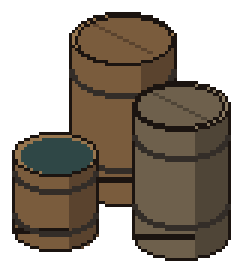
#> input picture art/source/ba-dan-market-g/blockouts/barrels.png, 84 x 92 px (shown 3 times larger); its folder holds only this picture in this run
$ python blockout.py
#> lines starting #> are read from the running program, lines starting #| are printed output that depends on the picture
"""2:1 oblique construction blockouts for the Ba Dan market objects, drawn at an exact game size.

Why: the image generator will not shrink or re-project an object on request (2026-10-13 trials), but
PixelLab's Pro Flash edit keeps the shapes it is given and redraws their surface in the hand Kaya's G
sheet came from. So the size, the 2:1 axis, the construction and the arrangement are decided here, by
measurement, and the generator only renders.

Units: every length below is in **screen px at the game camera**, against an adult H = 89 (Kaya's idle
stands 158 PixelLab px, drawn at 0.5625 screen px per PixelLab px). Each object has a grain `f`: the
screen px one of its PixelLab px becomes. f = 0.5625 is the characters' own grain; the 2x1 tables use
f = 0.62 because Pro Flash edits at most 256 px wide and a table of brief length does not fit at 0.5625
(the 10% coarser source pixel is below one screen pixel either way).

Ground axes: +a runs down-right at 26.57 deg (2:1), +b runs down-left; a length along either axis is a
screen length. z is straight up the screen, unforeshortened, as the oblique camera draws uprights.
Light: one warm key from the upper left, so tops are lightest, +b faces (lower left) are mid, +a faces
(lower right) are darkest. Contour #1b1410, 1 source px.

    python3 -I art/source/ba-dan-market-g/tools/blockout.py   # writes blockouts/*.png
"""
import math, pathlib, random
from PIL import Image, ImageDraw

ROOT = pathlib.Path(__file__).resolve().parent.parent
OUT = ROOT / "blockouts"
H_ADULT = 89
LINE = (27, 20, 16, 255)
AX = (2 / math.sqrt(5), 1 / math.sqrt(5))
AY = (-2 / math.sqrt(5), 1 / math.sqrt(5))


def rgb(h):
    h = h.lstrip("#")
    return tuple(int(h[i:i + 2], 16) for i in (0, 2, 4)) + (255,)


# three tones each: lit top, +b face, +a face (or lit, mid, shade)
WOOD = [rgb("#97764f"), rgb("#7a5c3d"), rgb("#5a432e")]
WOOD_OLD = [rgb("#8a7a62"), rgb("#6e604c"), rgb("#4f4537")]
WOOD_DARK = [rgb("#7b5e40"), rgb("#634a33"), rgb("#4a3726")]
WICKER = [rgb("#b08d5c"), rgb("#8c6c44"), rgb("#644b30")]
WICKER_IN = rgb("#4e3a26")
CLAY = [rgb("#b47a56"), rgb("#93603f"), rgb("#6c432c")]
CLAY_PALE = [rgb("#c4a47e"), rgb("#a2845f"), rgb("#7a6146")]
GLAZE = [rgb("#5f7468"), rgb("#4a5c52"), rgb("#36443d")]
SACK = [rgb("#b9a27c"), rgb("#9a845f"), rgb("#736146")]
CLOTH = [rgb("#8f5b46"), rgb("#744736"), rgb("#563428")]
CLOTH_BLUE = [rgb("#5d6b7a"), rgb("#4a5663"), rgb("#36404b")]
LEATHER = [rgb("#8a6440"), rgb("#6e4e31"), rgb("#4f3823")]
ROPE = rgb("#9c8462")
RED = [rgb("#a8443a"), rgb("#7a2e28")]
YGREEN = [rgb("#9a9a4c"), rgb("#6e7034")]
ORANGE = [rgb("#c07a3a"), rgb("#8c5426")]
PURPLE = [rgb("#6e4a5e"), rgb("#4c3242")]
PEPPER = [rgb("#b24030"), rgb("#7c2a20")]
GRAIN = [rgb("#c8b07a"), rgb("#a58e5c")]
BEANS = [rgb("#7a5a3c"), rgb("#56402a")]
LEAF = [rgb("#6f8a4a"), rgb("#4f6634")]


class Canvas:
    def __init__(self, w, h, f, anchor):
        """w, h in source px; anchor: the screen point (source px) where ground (0, 0, 0) is drawn."""
        self.im = Image.new("RGBA", (w, h), (0, 0, 0, 0))
        self.d = ImageDraw.Draw(self.im)
        self.f = f
        self.ox, self.oy = anchor

    def s(self, v):
        return v / self.f

    def p(self, a, b, z=0.0):
        k = 1 / self.f
        return (self.ox + (a * AX[0] + b * AY[0]) * k, self.oy + (a * AX[1] + b * AY[1] - z) * k)

    def poly(self, pts, fill, line=True):
        self.d.polygon(pts, fill=fill, outline=LINE if line else None)

    def box(self, a0, a1, b0, b1, z0, z1, tones, line=True):
        top, left, right = tones
        p = self.p
        self.poly([p(a0, b1, z0), p(a1, b1, z0), p(a1, b1, z1), p(a0, b1, z1)], left, line)
        self.poly([p(a1, b0, z0), p(a1, b1, z0), p(a1, b1, z1), p(a1, b0, z1)], right, line)
        self.poly([p(a0, b0, z1), p(a1, b0, z1), p(a1, b1, z1), p(a0, b1, z1)], top, line)

    def seam(self, a0, b0, a1, b1, z, color):
        self.d.line([self.p(a0, b0, z), self.p(a1, b1, z)], fill=color)

    def ell(self, a, b, z, w, fill, line=True, squash=0.5):
        x, y = self.p(a, b, z)
        r = self.s(w) / 2
        self.d.ellipse([x - r, y - r * squash, x + r, y + r * squash], fill=fill, outline=LINE if line else None)

    def fruit(self, x, y, w, tones):
        """One fruit centred on source point (x, y), w screen px across: shade disc, lit disc up-left. No glint."""
        r = self.s(w) / 2
        self.d.ellipse([x - r, y - r, x + r, y + r], fill=tones[1], outline=LINE)
        self.d.ellipse([x - r + 1, y - r + 1, x + r * 0.35, y + r * 0.35], fill=tones[0])

    def cylinder(self, a, b, z, w, h, tones, top=None):
        """A round thing standing upright: front half of the wall, then the top ellipse."""
        x, y = self.p(a, b, z)
        r, hh = self.s(w) / 2, self.s(h)
        self.d.rectangle([x - r, y - hh, x + r, y], fill=tones[1])
        self.d.chord([x - r, y - r / 2, x + r, y + r / 2], 0, 180, fill=tones[1], outline=LINE)
        # the shaded right third of the wall follows the curve of the base
        shade = [(x + r * 0.35, y - hh), (x + r, y - hh), (x + r, y)]
        shade += [(x + r * math.cos(t), y + r / 2 * math.sin(t)) for t in [i * 0.15 for i in range(0, 9)]]
        self.d.polygon(shade, fill=tones[2])
        self.d.arc([x - r, y - r / 2, x + r, y + r / 2], 0, 180, fill=LINE)
        self.d.line([(x - r, y - hh), (x - r, y)], fill=LINE)
        self.d.line([(x + r, y - hh), (x + r, y)], fill=LINE)
        self.ell(a, b, z + h, w, top or tones[0])

    def basket(self, a, b, z, w, h, fruit, n, fw, seed=1, heap=1.0, handle=False):
        """A round woven basket w across and h deep with n fruit fw across heaped above the rim."""
        self.cylinder(a, b, z, w, h, WICKER, top=WICKER[0])
        self.ell(a, b, z + h, w - 3, WICKER_IN, line=False)
        x0, y0 = self.p(a, b, z + h)
        rnd = random.Random(seed)
        R = self.s(w) / 2 - self.s(fw) / 2 - 1
        spots = []
        for _ in range(n):
            ang, rad = rnd.random() * 2 * math.pi, R * math.sqrt(rnd.random())
            dx, dy = rad * math.cos(ang), rad * math.sin(ang) / 2
            lift = (1 - rad / max(R, 1)) * self.s(fw) * 0.9 * heap
            spots.append((dy, dx, lift))
        for dy, dx, lift in sorted(spots):
            self.fruit(x0 + dx, y0 + dy - lift, fw, fruit)
        if handle:
            r = self.s(w) / 2
            self.d.arc([x0 - r * 0.8, y0 - r * 1.1, x0 + r * 0.8, y0 + r * 0.5], 180, 360, fill=LINE, width=2)
            self.d.arc([x0 - r * 0.8 + 1, y0 - r * 1.1 + 1, x0 + r * 0.8 - 1, y0 + r * 0.5], 190, 350, fill=WICKER[0], width=1)

    def sack(self, a, b, z, w, h, tones, open_with=None):
        """A filled cloth sack: rounded body, gathered neck (tied) or a rolled-down open mouth showing its contents."""
        x, y = self.p(a, b, z)
        r, hh = self.s(w) / 2, self.s(h)
        body = [(x - r * 0.8, y - hh), (x + r * 0.8, y - hh), (x + r * 1.05, y - hh * 0.35), (x + r, y + r * 0.2),
                (x, y + r * 0.35), (x - r, y + r * 0.2), (x - r * 1.05, y - hh * 0.35)]
        self.d.polygon(body, fill=tones[1], outline=LINE)
        self.d.polygon([(x - r * 0.75, y - hh + 1), (x - r * 0.1, y - hh + 1), (x - r * 0.2, y), (x - r * 0.9, y - hh * 0.3)], fill=tones[0])
        self.d.polygon([(x + r * 0.45, y - hh + 1), (x + r * 0.78, y - hh + 1), (x + r * 0.98, y - hh * 0.35), (x + r * 0.9, y + r * 0.15), (x + r * 0.5, y + r * 0.25)], fill=tones[2])
        self.d.line([(x - r * 0.3, y - hh * 0.6), (x + r * 0.1, y - hh * 0.1)], fill=tones[2])
        if open_with:
            self.d.ellipse([x - r * 0.85, y - hh - r * 0.35, x + r * 0.85, y - hh + r * 0.35], fill=tones[2], outline=LINE)
            self.d.ellipse([x - r * 0.7, y - hh - r * 0.3, x + r * 0.7, y - hh + r * 0.2], fill=open_with[0])
        else:
            self.d.polygon([(x - r * 0.35, y - hh), (x + r * 0.35, y - hh), (x + r * 0.2, y - hh - r * 0.6),
                            (x - r * 0.2, y - hh - r * 0.6)], fill=tones[1], outline=LINE)
            self.d.line([(x - r * 0.3, y - hh - r * 0.1), (x + r * 0.3, y - hh - r * 0.1)], fill=ROPE)

    def jar(self, a, b, z, w, h, tones, neck=0.42, lip=True, handle=False):
        """An unglazed storage jar or jug: belly, shoulder, short neck and lip. One lit side, no rim glints."""
        x, y = self.p(a, b, z)
        r, hh = self.s(w) / 2, self.s(h)
        self.d.ellipse([x - r, y - hh * 0.92, x + r, y], fill=tones[1], outline=LINE)
        self.d.ellipse([x - r + 1, y - hh * 0.85, x + r * 0.1, y - hh * 0.3], fill=tones[0])
        self.d.ellipse([x + r * 0.3, y - hh * 0.75, x + r - 1, y - 2], fill=tones[2])
        nr = r * neck
        self.d.rectangle([x - nr, y - hh, x + nr, y - hh * 0.8], fill=tones[1], outline=LINE)
        if lip:
            self.d.ellipse([x - nr * 1.25, y - hh - nr * 0.45, x + nr * 1.25, y - hh + nr * 0.45], fill=tones[2], outline=LINE)
        if handle:
            self.d.arc([x + r * 0.5, y - hh * 0.95, x + r * 1.3, y - hh * 0.45], 270, 90, fill=LINE, width=2)

    def crate(self, a0, a1, b0, b1, z, h, tones=None, slats=3, open_top=None, lid_ajar=False):
        tones = tones or WOOD_OLD
        self.box(a0, a1, b0, b1, z, z + h, tones)
        for i in range(1, slats):
            zz = z + h * i / slats
            self.d.line([self.p(a0, b1, zz), self.p(a1, b1, zz)], fill=LINE)
            self.d.line([self.p(a1, b0, zz), self.p(a1, b1, zz)], fill=LINE)
        if open_top:
            self.poly([self.p(a0 + 1.5, b0 + 1.5, z + h), self.p(a1 - 1.5, b0 + 1.5, z + h),
                       self.p(a1 - 1.5, b1 - 1.5, z + h), self.p(a0 + 1.5, b1 - 1.5, z + h)], open_top[1])
        if lid_ajar:
            la = (a1 - a0)
            self.box(a0 + la * 0.15, a1 + la * 0.1, b0 - 1, b1 - 2, z + h, z + h + 1.5, tones)

    def cloth(self, pts, z, tones, folds=2):
        """A flat cloth lying on a surface, pts as (a, b) corners."""
        P = [self.p(a, b, z + 0.5) for a, b in pts]
        self.poly(P, tones[0])
        for i in range(1, folds + 1):
            t = i / (folds + 1)
            p0 = (P[0][0] + (P[1][0] - P[0][0]) * t, P[0][1] + (P[1][1] - P[0][1]) * t)
            p1 = (P[3][0] + (P[2][0] - P[3][0]) * t, P[3][1] + (P[2][1] - P[3][1]) * t)
            self.d.line([p0, p1], fill=tones[1])
        self.d.line([P[3], P[2]], fill=tones[2])


def table(c, L, D, Ht, leg=3.5, top_t=3.5, inset=4.5, wood=WOOD, legwood=WOOD_DARK, stretcher=True, under=None):
    """A plain plank market table: top L x D at Ht, four square legs inset from the corners, a low stretcher.
    `under(c)` draws whatever stands on the ground between the legs, behind the front legs."""
    back = [(inset, inset), (L - inset - leg, inset)]
    front = [(inset, D - inset - leg), (L - inset - leg, D - inset - leg)]
    for a, b in back:
        c.box(a, a + leg, b, b + leg, 0, Ht - top_t, legwood)
    if stretcher:
        for a in (inset, L - inset - leg):
            c.box(a + 0.5, a + leg - 0.5, inset + leg, D - inset - leg, 7, 9.5, legwood)
        c.box(inset + leg, L - inset - leg, D / 2 - 1, D / 2 + 1, 7.5, 9.5, legwood)
    if under:
        under(c)
    for a, b in front:
        c.box(a, a + leg, b, b + leg, 0, Ht - top_t, legwood)
    # aprons under the top, set in from the edge
    c.box(inset, L - inset, D - inset - 1, D - inset, Ht - top_t - 3, Ht - top_t, legwood)
    c.box(0, L, 0, D, Ht - top_t, Ht, wood)
    for i in range(1, 3):
        b = D * i / 3
        c.seam(1.5, b, L - 1.5, b, Ht, wood[1])


def canvas_for(w, h, f, L, D, margin_bottom=6):
    """A canvas whose ground (0, 0) is placed so an L x D footprint is centred left-right and sits near the bottom."""
    global LAST
    k = 1 / f
    width_px = (L * AX[0] - D * AY[0]) * k
    ox = (w - width_px) / 2 + D * -AY[0] * k
    oy = h - margin_bottom - (L * AX[1] + D * AY[1]) * k
    LAST = Canvas(w, h, f, (ox, oy))
    LAST.L, LAST.D = L, D
    return LAST


# ---------------------------------------------------------------- objects

def gao_fruit_table(seed=1):
    """Gao's fruit table by the canal: stock in use, not a display. Length 1.57H, top 0.52H."""
    L, D, Ht, f = 140, 34, 46, 0.62
    c = canvas_for(256, 224, f, L, D)

    def under(c):
        # a stock crate of fruit under the right end, half behind the stretcher
        c.crate(L * 0.58, L * 0.58 + 20, 19, 31, 0, 9, open_top=ORANGE)
        x, y = c.p(L * 0.58 + 10, 25, 9)
        for i in range(7):
            c.fruit(x - c.s(7) + (i % 4) * c.s(4), y - c.s(1.5) + (i // 4) * c.s(2), 4, ORANGE)

    table(c, L, D, Ht, under=under)
    # on the top, back to front: a cloth under the middle, two baskets touching, a low tray, loose fruit, a knife-less cut cue avoided
    c.cloth([(L * 0.40, 4), (L * 0.66, 4), (L * 0.66, D - 4), (L * 0.40, D - 4)], Ht, CLOTH_BLUE, folds=1)
    c.basket(L * 0.17, D * 0.42, Ht, 26, 6, RED, 15, 4.5, seed=seed, heap=1.0)
    c.basket(L * 0.33, D * 0.66, Ht, 21, 5, YGREEN, 10, 4.5, seed=seed + 1)
    c.basket(L * 0.55, D * 0.45, Ht, 23, 4, ORANGE, 13, 4.5, seed=seed + 2, heap=0.6)
    for a, b in [(L * 0.47, D * 0.82), (L * 0.50, D * 0.86), (L * 0.70, D * 0.70)]:
        x, y = c.p(a, b, Ht)
        c.fruit(x, y - c.s(2), 4.5, ORANGE if a > L * 0.6 else RED)
    # a stack of two empty shallow baskets at the far right end, used for weighing out
    c.cylinder(L * 0.84, D * 0.48, Ht, 20, 2.5, WICKER)
    c.cylinder(L * 0.84, D * 0.48, Ht + 2.5, 19, 2.5, WICKER)
    c.ell(L * 0.84, D * 0.48, Ht + 5, 16, WICKER_IN, line=False)
    # a big stock basket on the ground in front of the left legs
    c.basket(L * 0.30, D + 11, 0, 30, 13, RED, 16, 4.5, seed=seed + 3, heap=0.7)
    return c.im


def south_grain_table(seed=1):
    """The south display: dry goods sold by measure. Sacks open on their rolled mouths, a balance, a scoop jar."""
    L, D, Ht, f = 138, 34, 46, 0.62
    c = canvas_for(256, 252, f, L, D)

    def under(c):
        c.sack(L * 0.62, 22, 0, 16, 14, SACK)            # spare tied sack between the legs
    table(c, L, D, Ht, wood=WOOD_OLD, legwood=WOOD_DARK, under=under)
    # a standing balance at the left end: square foot, post, beam, two shallow pans on cords
    a0, b0 = L * 0.12, D * 0.45
    c.box(a0 - 4, a0 + 4, b0 - 3, b0 + 3, Ht, Ht + 2, WOOD_DARK)
    c.box(a0 - 1, a0 + 1, b0 - 1, b0 + 1, Ht + 2, Ht + 30, WOOD_DARK)
    xl, yl = c.p(a0 - 11, b0, Ht + 29)
    xr, yr = c.p(a0 + 11, b0, Ht + 29)
    c.d.line([(xl, yl), (xr, yr)], fill=LINE, width=2)
    for (x, y) in ((xl, yl), (xr, yr)):
        c.d.line([(x - c.s(3), y + c.s(12)), (x, y), (x + c.s(3), y + c.s(12))], fill=ROPE)
        r = c.s(5)
        c.d.chord([x - r, y + c.s(12) - r / 2, x + r, y + c.s(12) + r / 2], 0, 180, fill=rgb("#7c6a52"), outline=LINE)
    # sacks, open, rolled down to show grain, beans and red pepper flakes; touching, unequal
    c.sack(L * 0.36, D * 0.40, Ht, 20, 15, SACK, open_with=GRAIN)
    c.sack(L * 0.50, D * 0.62, Ht, 18, 12, SACK, open_with=BEANS)
    c.sack(L * 0.66, D * 0.38, Ht, 19, 14, SACK, open_with=PEPPER)
    # a small clay jar with a wooden scoop, and a folded cloth at the right end
    c.jar(L * 0.82, D * 0.40, Ht, 10, 12, CLAY)
    c.box(L * 0.82 - 1, L * 0.82 + 1, D * 0.40 - 4, D * 0.40 - 2, Ht + 11, Ht + 17, WOOD)
    c.cloth([(L * 0.76, D * 0.62), (L * 0.95, D * 0.62), (L * 0.95, D - 3), (L * 0.76, D - 3)], Ht, CLOTH, folds=1)
    # a sack slumped against the front-right leg on the ground
    c.sack(L * 0.92, D + 8, 0, 18, 15, SACK, open_with=GRAIN)
    return c.im


def north_pottery_table(seed=1):
    """The north display: a potter's stock. Mostly unglazed jars and jugs, one glazed jar, a bowl stack, stock below."""
    L, D, Ht, f = 138, 36, 44, 0.62
    c = canvas_for(256, 236, f, L, D)

    def under(c):
        c.jar(L * 0.30, 24, 0, 16, 20, CLAY_PALE)
        c.jar(L * 0.45, 26, 0, 14, 17, CLAY)
    table(c, L, D, Ht, under=under)
    # back row taller, front row smaller, close together, one jug turned
    c.jar(L * 0.12, D * 0.40, Ht, 14, 19, CLAY)
    c.jar(L * 0.24, D * 0.32, Ht, 16, 22, CLAY_PALE)
    c.jar(L * 0.22, D * 0.70, Ht, 11, 13, CLAY, handle=True)
    c.jar(L * 0.38, D * 0.42, Ht, 15, 18, GLAZE)
    # a stack of shallow bowls
    for i in range(4):
        c.cylinder(L * 0.55, D * 0.55, Ht + i * 2.2, 15 - i * 0.6, 2.2, CLAY_PALE)
    c.ell(L * 0.55, D * 0.55, Ht + 8.8, 11, CLAY_PALE[2], line=False)
    c.jar(L * 0.70, D * 0.38, Ht, 12, 15, CLAY, handle=True)
    c.jar(L * 0.80, D * 0.62, Ht, 9, 10, CLAY_PALE, neck=0.5)
    c.jar(L * 0.88, D * 0.40, Ht, 9, 11, CLAY)
    # a big storage jar on the ground at the right end, in front
    c.jar(L * 0.95, D + 10, 0, 22, 28, CLAY_PALE, neck=0.5)
    return c.im


def bench(seed=1):
    """The canal bench: one thick seat plank on two splayed slab legs, a little worn. Seat 0.26H, length 1.25H."""
    L, D, Hs, f = 110, 14, 23, 0.5625
    c = canvas_for(216, 140, f, L, D, margin_bottom=4)
    for a in (10, L - 16):
        c.box(a, a + 6, 2, D - 2, 0, Hs - 3.5, WOOD_DARK)
        c.box(a - 1, a + 7, D - 3, D - 2, 0, 2, WOOD_DARK)      # a foot strip, worn
    c.box(16, L - 16, D / 2 - 1, D / 2 + 1, 5, 7.5, WOOD_DARK)   # stretcher between the slabs
    c.box(0, L, 0, D, Hs - 3.5, Hs, WOOD)
    c.seam(2, D / 2, L - 2, D / 2, Hs, WOOD[1])
    return c.im


def fence_segment(seed=1):
    """One tile of post-and-rail fence along +a: two posts and two split rails; tiles twice for the 2x1 piece."""
    T = 107.3                 # screen length of one tile edge
    L, f = T, 0.5625
    c = canvas_for(176, 168, f, L + 6, 6, margin_bottom=4)
    for a in (0.0, L):
        c.box(a, a + 5, 0, 5, 0, 40, WOOD_OLD)
    for z in (14, 30):
        c.box(4, L + 1, 1.5, 3.5, z, z + 4, WOOD_OLD)
    for a in (0.0, L):                                        # posts in front of the rail ends
        c.box(a, a + 5, 3.5, 5, 0, 40, WOOD_OLD)
    return c.im


def shop_stack(seed=1):
    """Gao's shopfront stock (1x1): two crates stacked off-square, a waterskin rack with a string of dried peppers."""
    f = 0.5625
    c = canvas_for(220, 232, f, 70, 46, margin_bottom=4)
    # rack behind: two posts and a crossbar, 0.62H, along +a
    for a in (4, 52):
        c.box(a, a + 3, 4, 7, 0, 55, WOOD_DARK)
    c.box(4, 55, 4.5, 6.5, 50, 53, WOOD_DARK)
    # waterskins hanging from the bar by cords, and a pepper string
    for i, a in enumerate((14, 25, 40)):
        x, y = c.p(a, 5.5, 50)
        c.d.line([(x, y), (x, y + c.s(6))], fill=ROPE)
        w, h = (9, 14) if i != 1 else (8, 12)
        c.d.ellipse([x - c.s(w / 2), y + c.s(6), x + c.s(w / 2), y + c.s(6 + h)], fill=LEATHER[1], outline=LINE)
        c.d.ellipse([x - c.s(w / 2) + 1, y + c.s(7), x, y + c.s(4 + h * 0.7)], fill=LEATHER[0])
        c.d.rectangle([x - c.s(1.5), y + c.s(4), x + c.s(1.5), y + c.s(7)], fill=LEATHER[2], outline=LINE)
    x, y = c.p(48, 5.5, 50)
    c.d.line([(x, y), (x, y + c.s(4))], fill=ROPE)
    for k in range(8):
        c.fruit(x + (k % 2) * c.s(2) - c.s(1), y + c.s(4 + k * 3), 3.5, PEPPER)
    # crates: one on the ground, one on top turned slightly off its edge, a lid leaning
    c.crate(6, 34, 16, 40, 0, 18, slats=3)
    c.crate(9, 33, 19, 39, 18, 15, slats=2, open_top=YGREEN)
    x, y = c.p(21, 29, 33)
    for k in range(9):
        c.fruit(x - c.s(8) + (k % 5) * c.s(4), y - c.s(1) + (k // 5) * c.s(2.5), 4, YGREEN)
    c.crate(40, 60, 22, 42, 0, 12, slats=2, open_top=PEPPER)
    x, y = c.p(50, 32, 12)
    for k in range(10):
        c.fruit(x - c.s(7) + (k % 5) * c.s(3.5), y - c.s(1.5) + (k // 5) * c.s(2), 3, PEPPER)
    c.jar(64, 44, 0, 11, 15, CLAY)
    return c.im


def baskets_south(seed=1):
    """Stock baskets by the south display (1x1): a large lidded stock basket, a carry basket of greens, one tipped."""
    f = 0.5625
    c = canvas_for(200, 152, f, 60, 40, margin_bottom=4)
    c.cylinder(16, 12, 0, 32, 20, WICKER)                       # large stock basket (0.36H), lid on
    c.cylinder(16, 12, 20, 33, 2.5, WICKER)
    c.basket(42, 18, 0, 25, 11, LEAF, 9, 6, seed=seed, heap=1.2, handle=True)   # carry basket, 0.28H
    c.basket(26, 34, 0, 22, 9, RED, 11, 4.5, seed=seed + 1)
    return c.im


def baskets_north(seed=1):
    """Stock baskets by the north display (1x1): roots and onions, two empty baskets nested."""
    f = 0.5625
    c = canvas_for(200, 152, f, 60, 40, margin_bottom=4)
    c.cylinder(18, 14, 0, 26, 9, WICKER)
    c.cylinder(18, 14, 9, 25, 7, WICKER)
    c.ell(18, 14, 16, 21, WICKER_IN, line=False)
    c.basket(42, 18, 0, 27, 12, BEANS, 14, 5, seed=seed + 2, heap=0.9)
    c.basket(30, 34, 0, 22, 10, ORANGE, 12, 4.5, seed=seed + 3)
    return c.im


if __name__ == "__main__":
    OUT.mkdir(exist_ok=True)
    import json
    TILE_EDGE = 107.33   # screen length of one tile edge at scale 1.5
    meta = {}
    for name, fn, fp in [("gao-fruit-table", gao_fruit_table, (2, 1)), ("south-grain-table", south_grain_table, (2, 1)),
                         ("north-pottery-table", north_pottery_table, (2, 1)), ("bench", bench, (2, 1)),
                         ("fence-segment", fence_segment, (1, 1)), ("shop-stack", shop_stack, (1, 1)),
                         ("baskets-south", baskets_south, (1, 1)), ("baskets-north", baskets_north, (1, 1))]:
        fn().save(OUT / f"{name}.png")
        c = LAST
        meta[name] = {
            "canvas": list(c.im.size), "grain_f": c.f,
            "ground_anchor_src_px": [round(c.ox, 2), round(c.oy, 2)],
            "extent_screen_px": {"along_a": c.L, "along_b": c.D},
            "footprint_tiles": list(fp),
            # where the object's (0, 0) sits inside its footprint so the object is centred on it
            "offset_in_footprint_screen_px": [round((fp[0] * TILE_EDGE - c.L) / 2, 2), round((fp[1] * TILE_EDGE - c.D) / 2, 2)],
        }
#> this loop made 8 passes
#> pass 1, `fn().save(OUT / f"{name}.png")`:
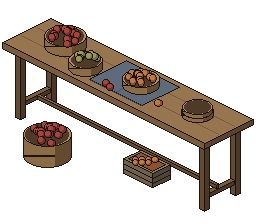
#> saved as gao-fruit-table.png: PIL image 256x224 RGBA; mean R, G, B, A 33.5, 25.6, 18.2, 82.7; transparent parts drawn white
#> pass 2, `fn().save(OUT / f"{name}.png")`:
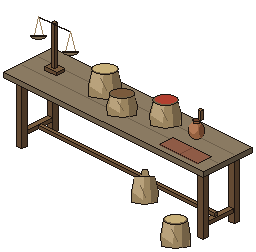
#> saved as south-grain-table.png: PIL image 256x252 RGBA; mean R, G, B, A 31.6, 26.3, 20.1, 71.3; transparent parts drawn white
#> after the loop, meta = 8 items
    (OUT / "meta.json").write_text(json.dumps(meta, indent=1) + "\n")
    for p in sorted(OUT.glob("*.png")):
        im = Image.open(p)
#> im is the input picture: PIL image 84x92 RGBA; mean R, G, B, A 50.9, 41.9, 31.3, 144.2
        print(p.name, im.size, im.getbbox())
#| barrels.png (84, 92) (4, 4, 77, 87)
